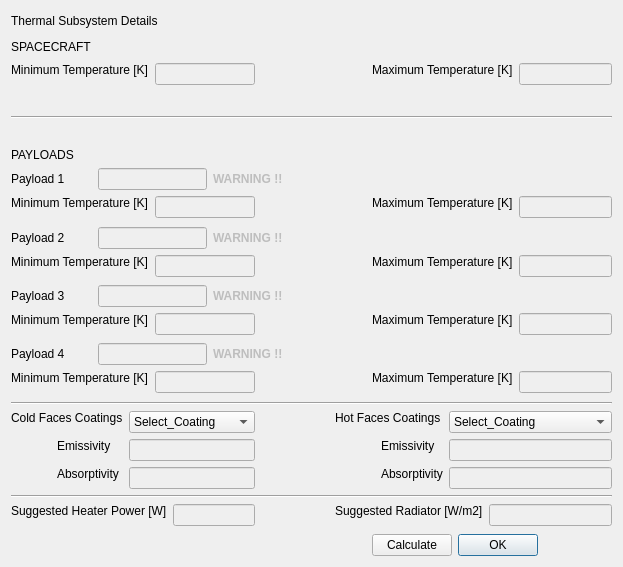
<?xml version="1.0" encoding="UTF-8"?>
<ui version="4.0">
 <class>ThermalGUI</class>
 <widget class="QDialog" name="ThermalGUI">
  <property name="geometry">
   <rect>
    <x>0</x>
    <y>0</y>
    <width>623</width>
    <height>567</height>
   </rect>
  </property>
  <property name="sizePolicy">
   <sizepolicy hsizetype="Maximum" vsizetype="Maximum">
    <horstretch>0</horstretch>
    <verstretch>0</verstretch>
   </sizepolicy>
  </property>
  <property name="windowTitle">
   <string>Dialog</string>
  </property>
  <layout class="QGridLayout" name="gridLayout">
   <item row="0" column="0" colspan="2">
    <widget class="QLabel" name="label_31">
     <property name="sizePolicy">
      <sizepolicy hsizetype="Fixed" vsizetype="Fixed">
       <horstretch>0</horstretch>
       <verstretch>0</verstretch>
      </sizepolicy>
     </property>
     <property name="text">
      <string>Thermal Subsystem Details</string>
     </property>
     <property name="indent">
      <number>0</number>
     </property>
    </widget>
   </item>
   <item row="0" column="2" colspan="8">
    <spacer name="horizontalSpacer_6">
     <property name="orientation">
      <enum>Qt::Horizontal</enum>
     </property>
     <property name="sizeHint" stdset="0">
      <size>
       <width>467</width>
       <height>20</height>
      </size>
     </property>
    </spacer>
   </item>
   <item row="1" column="0">
    <widget class="QLabel" name="label_32">
     <property name="sizePolicy">
      <sizepolicy hsizetype="Fixed" vsizetype="Fixed">
       <horstretch>0</horstretch>
       <verstretch>0</verstretch>
      </sizepolicy>
     </property>
     <property name="text">
      <string>SPACECRAFT</string>
     </property>
     <property name="indent">
      <number>0</number>
     </property>
    </widget>
   </item>
   <item row="1" column="1" colspan="9">
    <spacer name="horizontalSpacer_7">
     <property name="orientation">
      <enum>Qt::Horizontal</enum>
     </property>
     <property name="sizeHint" stdset="0">
      <size>
       <width>530</width>
       <height>20</height>
      </size>
     </property>
    </spacer>
   </item>
   <item row="2" column="0" colspan="4">
    <layout class="QFormLayout" name="formLayout_7">
     <item row="0" column="0">
      <widget class="QLabel" name="label_33">
       <property name="sizePolicy">
        <sizepolicy hsizetype="Fixed" vsizetype="Fixed">
         <horstretch>0</horstretch>
         <verstretch>0</verstretch>
        </sizepolicy>
       </property>
       <property name="text">
        <string>Minimum Temperature [K]</string>
       </property>
       <property name="indent">
        <number>0</number>
       </property>
      </widget>
     </item>
     <item row="0" column="1">
      <widget class="QLineEdit" name="ThermalGUISCMinTemperatureLineEdit">
       <property name="enabled">
        <bool>false</bool>
       </property>
       <property name="alignment">
        <set>Qt::AlignRight|Qt::AlignTrailing|Qt::AlignVCenter</set>
       </property>
      </widget>
     </item>
    </layout>
   </item>
   <item row="2" column="5" colspan="2">
    <spacer name="horizontalSpacer_8">
     <property name="orientation">
      <enum>Qt::Horizontal</enum>
     </property>
     <property name="sizeHint" stdset="0">
      <size>
       <width>66</width>
       <height>20</height>
      </size>
     </property>
    </spacer>
   </item>
   <item row="2" column="7" colspan="3">
    <layout class="QFormLayout" name="formLayout_8">
     <item row="0" column="0">
      <widget class="QLabel" name="label_34">
       <property name="sizePolicy">
        <sizepolicy hsizetype="Fixed" vsizetype="Fixed">
         <horstretch>0</horstretch>
         <verstretch>0</verstretch>
        </sizepolicy>
       </property>
       <property name="text">
        <string>Maximum Temperature [K]</string>
       </property>
       <property name="indent">
        <number>0</number>
       </property>
      </widget>
     </item>
     <item row="0" column="1">
      <widget class="QLineEdit" name="ThermalGUISCMaxTemperatureLineEdit">
       <property name="enabled">
        <bool>false</bool>
       </property>
       <property name="alignment">
        <set>Qt::AlignRight|Qt::AlignTrailing|Qt::AlignVCenter</set>
       </property>
      </widget>
     </item>
    </layout>
   </item>
   <item row="3" column="0" rowspan="2" colspan="10">
    <widget class="Line" name="line_3">
     <property name="orientation">
      <enum>Qt::Horizontal</enum>
     </property>
    </widget>
   </item>
   <item row="5" column="0">
    <widget class="QLabel" name="label_35">
     <property name="sizePolicy">
      <sizepolicy hsizetype="Fixed" vsizetype="Fixed">
       <horstretch>0</horstretch>
       <verstretch>0</verstretch>
      </sizepolicy>
     </property>
     <property name="text">
      <string>PAYLOADS</string>
     </property>
     <property name="indent">
      <number>0</number>
     </property>
    </widget>
   </item>
   <item row="4" column="1" rowspan="2" colspan="9">
    <spacer name="horizontalSpacer_5">
     <property name="orientation">
      <enum>Qt::Horizontal</enum>
     </property>
     <property name="sizeHint" stdset="0">
      <size>
       <width>530</width>
       <height>20</height>
      </size>
     </property>
    </spacer>
   </item>
   <item row="6" column="0">
    <widget class="QLabel" name="label_36">
     <property name="sizePolicy">
      <sizepolicy hsizetype="Fixed" vsizetype="Fixed">
       <horstretch>0</horstretch>
       <verstretch>0</verstretch>
      </sizepolicy>
     </property>
     <property name="text">
      <string>Payload 1</string>
     </property>
     <property name="indent">
      <number>0</number>
     </property>
    </widget>
   </item>
   <item row="6" column="1" colspan="2">
    <widget class="QLineEdit" name="ThermalGUIPayload1NameLineEdit">
     <property name="enabled">
      <bool>false</bool>
     </property>
     <property name="alignment">
      <set>Qt::AlignRight|Qt::AlignTrailing|Qt::AlignVCenter</set>
     </property>
    </widget>
   </item>
   <item row="6" column="3" colspan="2">
    <widget class="QLabel" name="ThermalGUIPayload1WarningLabel">
     <property name="enabled">
      <bool>false</bool>
     </property>
     <property name="sizePolicy">
      <sizepolicy hsizetype="Fixed" vsizetype="Fixed">
       <horstretch>0</horstretch>
       <verstretch>0</verstretch>
      </sizepolicy>
     </property>
     <property name="font">
      <font>
       <weight>75</weight>
       <bold>true</bold>
      </font>
     </property>
     <property name="text">
      <string>WARNING !!</string>
     </property>
     <property name="indent">
      <number>0</number>
     </property>
    </widget>
   </item>
   <item row="6" column="5" colspan="5">
    <spacer name="horizontalSpacer_15">
     <property name="orientation">
      <enum>Qt::Horizontal</enum>
     </property>
     <property name="sizeHint" stdset="0">
      <size>
       <width>290</width>
       <height>20</height>
      </size>
     </property>
    </spacer>
   </item>
   <item row="7" column="0" colspan="4">
    <layout class="QFormLayout" name="formLayout_10">
     <item row="0" column="0">
      <widget class="QLabel" name="label_37">
       <property name="sizePolicy">
        <sizepolicy hsizetype="Fixed" vsizetype="Fixed">
         <horstretch>0</horstretch>
         <verstretch>0</verstretch>
        </sizepolicy>
       </property>
       <property name="text">
        <string>Minimum Temperature [K]</string>
       </property>
       <property name="indent">
        <number>0</number>
       </property>
      </widget>
     </item>
     <item row="0" column="1">
      <widget class="QLineEdit" name="ThermalGUIPayload1MinTempLineEdit">
       <property name="enabled">
        <bool>false</bool>
       </property>
       <property name="alignment">
        <set>Qt::AlignRight|Qt::AlignTrailing|Qt::AlignVCenter</set>
       </property>
      </widget>
     </item>
    </layout>
   </item>
   <item row="7" column="5" colspan="2">
    <spacer name="horizontalSpacer_9">
     <property name="orientation">
      <enum>Qt::Horizontal</enum>
     </property>
     <property name="sizeHint" stdset="0">
      <size>
       <width>66</width>
       <height>20</height>
      </size>
     </property>
    </spacer>
   </item>
   <item row="7" column="7" colspan="3">
    <layout class="QFormLayout" name="formLayout_9">
     <item row="0" column="0">
      <widget class="QLabel" name="label_38">
       <property name="sizePolicy">
        <sizepolicy hsizetype="Fixed" vsizetype="Fixed">
         <horstretch>0</horstretch>
         <verstretch>0</verstretch>
        </sizepolicy>
       </property>
       <property name="text">
        <string>Maximum Temperature [K]</string>
       </property>
       <property name="indent">
        <number>0</number>
       </property>
      </widget>
     </item>
     <item row="0" column="1">
      <widget class="QLineEdit" name="ThermalGUIPayload1MaxTempLineEdit">
       <property name="enabled">
        <bool>false</bool>
       </property>
       <property name="alignment">
        <set>Qt::AlignRight|Qt::AlignTrailing|Qt::AlignVCenter</set>
       </property>
      </widget>
     </item>
    </layout>
   </item>
   <item row="8" column="0">
    <widget class="QLabel" name="label_41">
     <property name="sizePolicy">
      <sizepolicy hsizetype="Fixed" vsizetype="Fixed">
       <horstretch>0</horstretch>
       <verstretch>0</verstretch>
      </sizepolicy>
     </property>
     <property name="text">
      <string>Payload 2</string>
     </property>
     <property name="indent">
      <number>0</number>
     </property>
    </widget>
   </item>
   <item row="8" column="1" colspan="2">
    <widget class="QLineEdit" name="ThermalGUIPayload2NameLineEdit">
     <property name="enabled">
      <bool>false</bool>
     </property>
     <property name="alignment">
      <set>Qt::AlignRight|Qt::AlignTrailing|Qt::AlignVCenter</set>
     </property>
    </widget>
   </item>
   <item row="8" column="3" colspan="2">
    <widget class="QLabel" name="ThermalGUIPayload2WarningLabel">
     <property name="enabled">
      <bool>false</bool>
     </property>
     <property name="sizePolicy">
      <sizepolicy hsizetype="Fixed" vsizetype="Fixed">
       <horstretch>0</horstretch>
       <verstretch>0</verstretch>
      </sizepolicy>
     </property>
     <property name="font">
      <font>
       <weight>75</weight>
       <bold>true</bold>
      </font>
     </property>
     <property name="text">
      <string>WARNING !!</string>
     </property>
     <property name="indent">
      <number>0</number>
     </property>
    </widget>
   </item>
   <item row="8" column="5" colspan="5">
    <spacer name="horizontalSpacer_16">
     <property name="orientation">
      <enum>Qt::Horizontal</enum>
     </property>
     <property name="sizeHint" stdset="0">
      <size>
       <width>290</width>
       <height>20</height>
      </size>
     </property>
    </spacer>
   </item>
   <item row="9" column="0" colspan="4">
    <layout class="QFormLayout" name="formLayout_11">
     <item row="0" column="0">
      <widget class="QLabel" name="label_39">
       <property name="sizePolicy">
        <sizepolicy hsizetype="Fixed" vsizetype="Fixed">
         <horstretch>0</horstretch>
         <verstretch>0</verstretch>
        </sizepolicy>
       </property>
       <property name="text">
        <string>Minimum Temperature [K]</string>
       </property>
       <property name="indent">
        <number>0</number>
       </property>
      </widget>
     </item>
     <item row="0" column="1">
      <widget class="QLineEdit" name="ThermalGUIPayload2MinTempLineEdit">
       <property name="enabled">
        <bool>false</bool>
       </property>
       <property name="alignment">
        <set>Qt::AlignRight|Qt::AlignTrailing|Qt::AlignVCenter</set>
       </property>
      </widget>
     </item>
    </layout>
   </item>
   <item row="9" column="5" colspan="2">
    <spacer name="horizontalSpacer_10">
     <property name="orientation">
      <enum>Qt::Horizontal</enum>
     </property>
     <property name="sizeHint" stdset="0">
      <size>
       <width>66</width>
       <height>20</height>
      </size>
     </property>
    </spacer>
   </item>
   <item row="9" column="7" colspan="3">
    <layout class="QFormLayout" name="formLayout_12">
     <item row="0" column="0">
      <widget class="QLabel" name="label_40">
       <property name="sizePolicy">
        <sizepolicy hsizetype="Fixed" vsizetype="Fixed">
         <horstretch>0</horstretch>
         <verstretch>0</verstretch>
        </sizepolicy>
       </property>
       <property name="text">
        <string>Maximum Temperature [K]</string>
       </property>
       <property name="indent">
        <number>0</number>
       </property>
      </widget>
     </item>
     <item row="0" column="1">
      <widget class="QLineEdit" name="ThermalGUIPayload2MaxTempLineEdit">
       <property name="enabled">
        <bool>false</bool>
       </property>
       <property name="alignment">
        <set>Qt::AlignRight|Qt::AlignTrailing|Qt::AlignVCenter</set>
       </property>
      </widget>
     </item>
    </layout>
   </item>
   <item row="10" column="0">
    <widget class="QLabel" name="label_42">
     <property name="sizePolicy">
      <sizepolicy hsizetype="Fixed" vsizetype="Fixed">
       <horstretch>0</horstretch>
       <verstretch>0</verstretch>
      </sizepolicy>
     </property>
     <property name="text">
      <string>Payload 3</string>
     </property>
     <property name="indent">
      <number>0</number>
     </property>
    </widget>
   </item>
   <item row="10" column="1" colspan="2">
    <widget class="QLineEdit" name="ThermalGUIPayload3NameLineEdit">
     <property name="enabled">
      <bool>false</bool>
     </property>
     <property name="alignment">
      <set>Qt::AlignRight|Qt::AlignTrailing|Qt::AlignVCenter</set>
     </property>
    </widget>
   </item>
   <item row="10" column="3" colspan="2">
    <widget class="QLabel" name="ThermalGUIPayload3WarningLabel">
     <property name="enabled">
      <bool>false</bool>
     </property>
     <property name="sizePolicy">
      <sizepolicy hsizetype="Fixed" vsizetype="Fixed">
       <horstretch>0</horstretch>
       <verstretch>0</verstretch>
      </sizepolicy>
     </property>
     <property name="font">
      <font>
       <weight>75</weight>
       <bold>true</bold>
      </font>
     </property>
     <property name="text">
      <string>WARNING !!</string>
     </property>
     <property name="indent">
      <number>0</number>
     </property>
    </widget>
   </item>
   <item row="10" column="5" colspan="5">
    <spacer name="horizontalSpacer_17">
     <property name="orientation">
      <enum>Qt::Horizontal</enum>
     </property>
     <property name="sizeHint" stdset="0">
      <size>
       <width>290</width>
       <height>20</height>
      </size>
     </property>
    </spacer>
   </item>
   <item row="11" column="0" colspan="4">
    <layout class="QFormLayout" name="formLayout_13">
     <item row="0" column="0">
      <widget class="QLabel" name="label_44">
       <property name="sizePolicy">
        <sizepolicy hsizetype="Fixed" vsizetype="Fixed">
         <horstretch>0</horstretch>
         <verstretch>0</verstretch>
        </sizepolicy>
       </property>
       <property name="text">
        <string>Minimum Temperature [K]</string>
       </property>
       <property name="indent">
        <number>0</number>
       </property>
      </widget>
     </item>
     <item row="0" column="1">
      <widget class="QLineEdit" name="ThermalGUIPayload3MinTempLineEdit">
       <property name="enabled">
        <bool>false</bool>
       </property>
       <property name="alignment">
        <set>Qt::AlignRight|Qt::AlignTrailing|Qt::AlignVCenter</set>
       </property>
      </widget>
     </item>
    </layout>
   </item>
   <item row="11" column="5" colspan="2">
    <spacer name="horizontalSpacer_11">
     <property name="orientation">
      <enum>Qt::Horizontal</enum>
     </property>
     <property name="sizeHint" stdset="0">
      <size>
       <width>66</width>
       <height>20</height>
      </size>
     </property>
    </spacer>
   </item>
   <item row="11" column="7" colspan="3">
    <layout class="QFormLayout" name="formLayout_14">
     <item row="0" column="0">
      <widget class="QLabel" name="label_43">
       <property name="sizePolicy">
        <sizepolicy hsizetype="Fixed" vsizetype="Fixed">
         <horstretch>0</horstretch>
         <verstretch>0</verstretch>
        </sizepolicy>
       </property>
       <property name="text">
        <string>Maximum Temperature [K]</string>
       </property>
       <property name="indent">
        <number>0</number>
       </property>
      </widget>
     </item>
     <item row="0" column="1">
      <widget class="QLineEdit" name="ThermalGUIPayload3MaxTempLineEdit">
       <property name="enabled">
        <bool>false</bool>
       </property>
       <property name="alignment">
        <set>Qt::AlignRight|Qt::AlignTrailing|Qt::AlignVCenter</set>
       </property>
      </widget>
     </item>
    </layout>
   </item>
   <item row="12" column="0">
    <widget class="QLabel" name="label_45">
     <property name="sizePolicy">
      <sizepolicy hsizetype="Fixed" vsizetype="Fixed">
       <horstretch>0</horstretch>
       <verstretch>0</verstretch>
      </sizepolicy>
     </property>
     <property name="text">
      <string>Payload 4</string>
     </property>
     <property name="indent">
      <number>0</number>
     </property>
    </widget>
   </item>
   <item row="12" column="1" colspan="2">
    <widget class="QLineEdit" name="ThermalGUIPayload4NameLineEdit">
     <property name="enabled">
      <bool>false</bool>
     </property>
     <property name="alignment">
      <set>Qt::AlignRight|Qt::AlignTrailing|Qt::AlignVCenter</set>
     </property>
    </widget>
   </item>
   <item row="12" column="3" colspan="2">
    <widget class="QLabel" name="ThermalGUIPayload4WarningLabel">
     <property name="enabled">
      <bool>false</bool>
     </property>
     <property name="sizePolicy">
      <sizepolicy hsizetype="Fixed" vsizetype="Fixed">
       <horstretch>0</horstretch>
       <verstretch>0</verstretch>
      </sizepolicy>
     </property>
     <property name="font">
      <font>
       <weight>75</weight>
       <bold>true</bold>
      </font>
     </property>
     <property name="text">
      <string>WARNING !!</string>
     </property>
     <property name="indent">
      <number>0</number>
     </property>
    </widget>
   </item>
   <item row="12" column="5" colspan="5">
    <spacer name="horizontalSpacer_18">
     <property name="orientation">
      <enum>Qt::Horizontal</enum>
     </property>
     <property name="sizeHint" stdset="0">
      <size>
       <width>290</width>
       <height>20</height>
      </size>
     </property>
    </spacer>
   </item>
   <item row="13" column="0" colspan="4">
    <layout class="QFormLayout" name="formLayout_15">
     <item row="0" column="0">
      <widget class="QLabel" name="label_47">
       <property name="sizePolicy">
        <sizepolicy hsizetype="Fixed" vsizetype="Fixed">
         <horstretch>0</horstretch>
         <verstretch>0</verstretch>
        </sizepolicy>
       </property>
       <property name="text">
        <string>Minimum Temperature [K]</string>
       </property>
       <property name="indent">
        <number>0</number>
       </property>
      </widget>
     </item>
     <item row="0" column="1">
      <widget class="QLineEdit" name="ThermalGUIPayload4MinTempLineEdit">
       <property name="enabled">
        <bool>false</bool>
       </property>
       <property name="alignment">
        <set>Qt::AlignRight|Qt::AlignTrailing|Qt::AlignVCenter</set>
       </property>
      </widget>
     </item>
    </layout>
   </item>
   <item row="13" column="5" colspan="2">
    <spacer name="horizontalSpacer_12">
     <property name="orientation">
      <enum>Qt::Horizontal</enum>
     </property>
     <property name="sizeHint" stdset="0">
      <size>
       <width>66</width>
       <height>20</height>
      </size>
     </property>
    </spacer>
   </item>
   <item row="13" column="7" colspan="3">
    <layout class="QFormLayout" name="formLayout_16">
     <item row="0" column="0">
      <widget class="QLabel" name="label_46">
       <property name="sizePolicy">
        <sizepolicy hsizetype="Fixed" vsizetype="Fixed">
         <horstretch>0</horstretch>
         <verstretch>0</verstretch>
        </sizepolicy>
       </property>
       <property name="text">
        <string>Maximum Temperature [K]</string>
       </property>
       <property name="indent">
        <number>0</number>
       </property>
      </widget>
     </item>
     <item row="0" column="1">
      <widget class="QLineEdit" name="ThermalGUIPayload4MaxTempLineEdit">
       <property name="enabled">
        <bool>false</bool>
       </property>
       <property name="alignment">
        <set>Qt::AlignRight|Qt::AlignTrailing|Qt::AlignVCenter</set>
       </property>
      </widget>
     </item>
    </layout>
   </item>
   <item row="14" column="0" colspan="10">
    <widget class="Line" name="line">
     <property name="orientation">
      <enum>Qt::Horizontal</enum>
     </property>
    </widget>
   </item>
   <item row="15" column="0" colspan="4">
    <layout class="QFormLayout" name="formLayout_5">
     <item row="0" column="0">
      <widget class="QLabel" name="label_29">
       <property name="sizePolicy">
        <sizepolicy hsizetype="Fixed" vsizetype="Fixed">
         <horstretch>0</horstretch>
         <verstretch>0</verstretch>
        </sizepolicy>
       </property>
       <property name="text">
        <string>Cold Faces Coatings</string>
       </property>
       <property name="indent">
        <number>0</number>
       </property>
      </widget>
     </item>
     <item row="0" column="1">
      <widget class="QComboBox" name="ThermalGUIColdCoatingComboBox">
       <item>
        <property name="text">
         <string>Select_Coating</string>
        </property>
       </item>
       <item>
        <property name="text">
         <string>User_Defined</string>
        </property>
       </item>
       <item>
        <property name="text">
         <string>No_Coating</string>
        </property>
       </item>
       <item>
        <property name="text">
         <string>White_Paint</string>
        </property>
       </item>
       <item>
        <property name="text">
         <string>Black_Paint</string>
        </property>
       </item>
      </widget>
     </item>
     <item row="1" column="0">
      <layout class="QFormLayout" name="formLayout_3">
       <item row="0" column="0">
        <spacer name="horizontalSpacer">
         <property name="orientation">
          <enum>Qt::Horizontal</enum>
         </property>
         <property name="sizeHint" stdset="0">
          <size>
           <width>40</width>
           <height>20</height>
          </size>
         </property>
        </spacer>
       </item>
       <item row="0" column="1">
        <widget class="QLabel" name="label_52">
         <property name="sizePolicy">
          <sizepolicy hsizetype="Fixed" vsizetype="Fixed">
           <horstretch>0</horstretch>
           <verstretch>0</verstretch>
          </sizepolicy>
         </property>
         <property name="text">
          <string>Emissivity</string>
         </property>
         <property name="indent">
          <number>0</number>
         </property>
        </widget>
       </item>
      </layout>
     </item>
     <item row="1" column="1">
      <widget class="QLineEdit" name="ThermalGUIColdEmmissivityLineEdit">
       <property name="enabled">
        <bool>false</bool>
       </property>
       <property name="alignment">
        <set>Qt::AlignRight|Qt::AlignTrailing|Qt::AlignVCenter</set>
       </property>
      </widget>
     </item>
     <item row="2" column="0">
      <layout class="QFormLayout" name="formLayout_4">
       <item row="0" column="0">
        <spacer name="horizontalSpacer_2">
         <property name="orientation">
          <enum>Qt::Horizontal</enum>
         </property>
         <property name="sizeHint" stdset="0">
          <size>
           <width>40</width>
           <height>20</height>
          </size>
         </property>
        </spacer>
       </item>
       <item row="0" column="1">
        <widget class="QLabel" name="label_54">
         <property name="sizePolicy">
          <sizepolicy hsizetype="Fixed" vsizetype="Fixed">
           <horstretch>0</horstretch>
           <verstretch>0</verstretch>
          </sizepolicy>
         </property>
         <property name="text">
          <string>Absorptivity</string>
         </property>
         <property name="indent">
          <number>0</number>
         </property>
        </widget>
       </item>
      </layout>
     </item>
     <item row="2" column="1">
      <widget class="QLineEdit" name="ThermalGUIColdAbsorptivityLineEdit">
       <property name="enabled">
        <bool>false</bool>
       </property>
       <property name="alignment">
        <set>Qt::AlignRight|Qt::AlignTrailing|Qt::AlignVCenter</set>
       </property>
      </widget>
     </item>
    </layout>
   </item>
   <item row="15" column="4" colspan="2">
    <spacer name="horizontalSpacer_14">
     <property name="orientation">
      <enum>Qt::Horizontal</enum>
     </property>
     <property name="sizeHint" stdset="0">
      <size>
       <width>73</width>
       <height>20</height>
      </size>
     </property>
    </spacer>
   </item>
   <item row="15" column="6" colspan="4">
    <layout class="QFormLayout" name="formLayout_6">
     <item row="0" column="0">
      <widget class="QLabel" name="label_30">
       <property name="sizePolicy">
        <sizepolicy hsizetype="Fixed" vsizetype="Fixed">
         <horstretch>0</horstretch>
         <verstretch>0</verstretch>
        </sizepolicy>
       </property>
       <property name="text">
        <string>Hot Faces Coatings</string>
       </property>
       <property name="indent">
        <number>0</number>
       </property>
      </widget>
     </item>
     <item row="0" column="1">
      <widget class="QComboBox" name="ThermalGUIHotCoatingComboBox">
       <item>
        <property name="text">
         <string>Select_Coating</string>
        </property>
       </item>
       <item>
        <property name="text">
         <string>User_Defined</string>
        </property>
       </item>
       <item>
        <property name="text">
         <string>No_Coating</string>
        </property>
       </item>
       <item>
        <property name="text">
         <string>White_Paint</string>
        </property>
       </item>
       <item>
        <property name="text">
         <string>Black_Paint</string>
        </property>
       </item>
      </widget>
     </item>
     <item row="1" column="0">
      <layout class="QFormLayout" name="formLayout_2">
       <item row="0" column="0">
        <spacer name="horizontalSpacer_3">
         <property name="orientation">
          <enum>Qt::Horizontal</enum>
         </property>
         <property name="sizeHint" stdset="0">
          <size>
           <width>40</width>
           <height>20</height>
          </size>
         </property>
        </spacer>
       </item>
       <item row="0" column="1">
        <widget class="QLabel" name="label_53">
         <property name="sizePolicy">
          <sizepolicy hsizetype="Fixed" vsizetype="Fixed">
           <horstretch>0</horstretch>
           <verstretch>0</verstretch>
          </sizepolicy>
         </property>
         <property name="text">
          <string>Emissivity</string>
         </property>
         <property name="indent">
          <number>0</number>
         </property>
        </widget>
       </item>
      </layout>
     </item>
     <item row="1" column="1">
      <widget class="QLineEdit" name="ThermalGUIHotEmmissivityLineEdit">
       <property name="enabled">
        <bool>false</bool>
       </property>
       <property name="alignment">
        <set>Qt::AlignRight|Qt::AlignTrailing|Qt::AlignVCenter</set>
       </property>
      </widget>
     </item>
     <item row="2" column="0">
      <layout class="QFormLayout" name="formLayout">
       <item row="0" column="0">
        <spacer name="horizontalSpacer_4">
         <property name="orientation">
          <enum>Qt::Horizontal</enum>
         </property>
         <property name="sizeHint" stdset="0">
          <size>
           <width>40</width>
           <height>20</height>
          </size>
         </property>
        </spacer>
       </item>
       <item row="0" column="1">
        <widget class="QLabel" name="label_55">
         <property name="sizePolicy">
          <sizepolicy hsizetype="Fixed" vsizetype="Fixed">
           <horstretch>0</horstretch>
           <verstretch>0</verstretch>
          </sizepolicy>
         </property>
         <property name="text">
          <string>Absorptivity</string>
         </property>
         <property name="indent">
          <number>0</number>
         </property>
        </widget>
       </item>
      </layout>
     </item>
     <item row="2" column="1">
      <widget class="QLineEdit" name="ThermalGUIHotAbsorptivityLineEdit">
       <property name="enabled">
        <bool>false</bool>
       </property>
       <property name="alignment">
        <set>Qt::AlignRight|Qt::AlignTrailing|Qt::AlignVCenter</set>
       </property>
      </widget>
     </item>
    </layout>
   </item>
   <item row="16" column="0" colspan="10">
    <widget class="Line" name="line_2">
     <property name="orientation">
      <enum>Qt::Horizontal</enum>
     </property>
    </widget>
   </item>
   <item row="17" column="0" colspan="4">
    <layout class="QFormLayout" name="formLayout_17">
     <item row="0" column="0">
      <widget class="QLabel" name="label_27">
       <property name="sizePolicy">
        <sizepolicy hsizetype="Fixed" vsizetype="Fixed">
         <horstretch>0</horstretch>
         <verstretch>0</verstretch>
        </sizepolicy>
       </property>
       <property name="text">
        <string>Suggested Heater Power [W]</string>
       </property>
       <property name="indent">
        <number>0</number>
       </property>
      </widget>
     </item>
     <item row="0" column="1">
      <widget class="QLineEdit" name="ThermalGUIHeaterPowerLineEdit">
       <property name="enabled">
        <bool>false</bool>
       </property>
       <property name="alignment">
        <set>Qt::AlignRight|Qt::AlignTrailing|Qt::AlignVCenter</set>
       </property>
      </widget>
     </item>
    </layout>
   </item>
   <item row="17" column="4" colspan="2">
    <spacer name="horizontalSpacer_13">
     <property name="orientation">
      <enum>Qt::Horizontal</enum>
     </property>
     <property name="sizeHint" stdset="0">
      <size>
       <width>73</width>
       <height>20</height>
      </size>
     </property>
    </spacer>
   </item>
   <item row="17" column="6" colspan="4">
    <layout class="QFormLayout" name="formLayout_18">
     <item row="0" column="0">
      <widget class="QLabel" name="label_28">
       <property name="sizePolicy">
        <sizepolicy hsizetype="Fixed" vsizetype="Fixed">
         <horstretch>0</horstretch>
         <verstretch>0</verstretch>
        </sizepolicy>
       </property>
       <property name="text">
        <string>Suggested Radiator [W/m2]</string>
       </property>
       <property name="indent">
        <number>0</number>
       </property>
      </widget>
     </item>
     <item row="0" column="1">
      <widget class="QLineEdit" name="ThermalGUIRadiatorLineEdit">
       <property name="enabled">
        <bool>false</bool>
       </property>
       <property name="alignment">
        <set>Qt::AlignRight|Qt::AlignTrailing|Qt::AlignVCenter</set>
       </property>
      </widget>
     </item>
    </layout>
   </item>
   <item row="18" column="0" colspan="7">
    <spacer name="horizontalSpacer_19">
     <property name="orientation">
      <enum>Qt::Horizontal</enum>
     </property>
     <property name="sizeHint" stdset="0">
      <size>
       <width>40</width>
       <height>20</height>
      </size>
     </property>
    </spacer>
   </item>
   <item row="18" column="8">
    <widget class="QPushButton" name="ThermalGUISavePushButton">
     <property name="text">
      <string>OK</string>
     </property>
    </widget>
   </item>
   <item row="18" column="7">
    <widget class="QPushButton" name="ThermalGUICalculatePushButton">
     <property name="text">
      <string>Calculate</string>
     </property>
    </widget>
   </item>
  </layout>
 </widget>
 <resources/>
 <connections/>
</ui>
